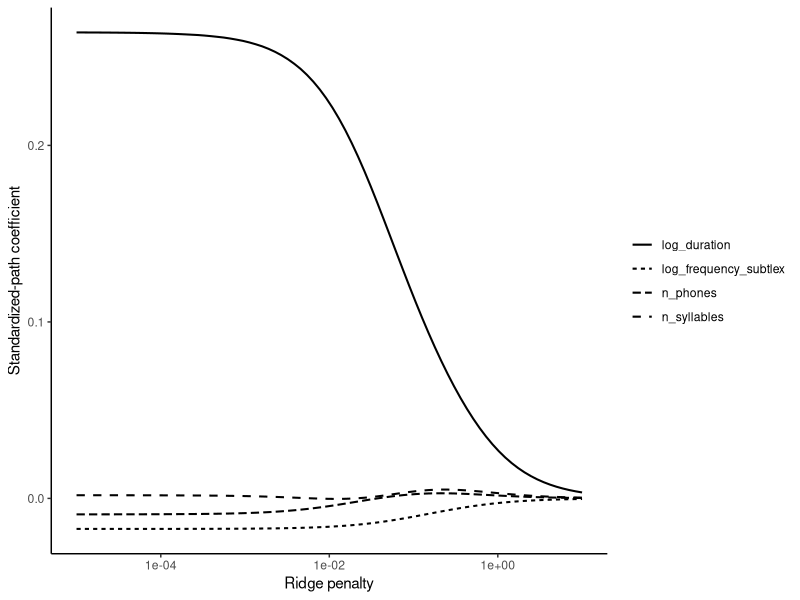
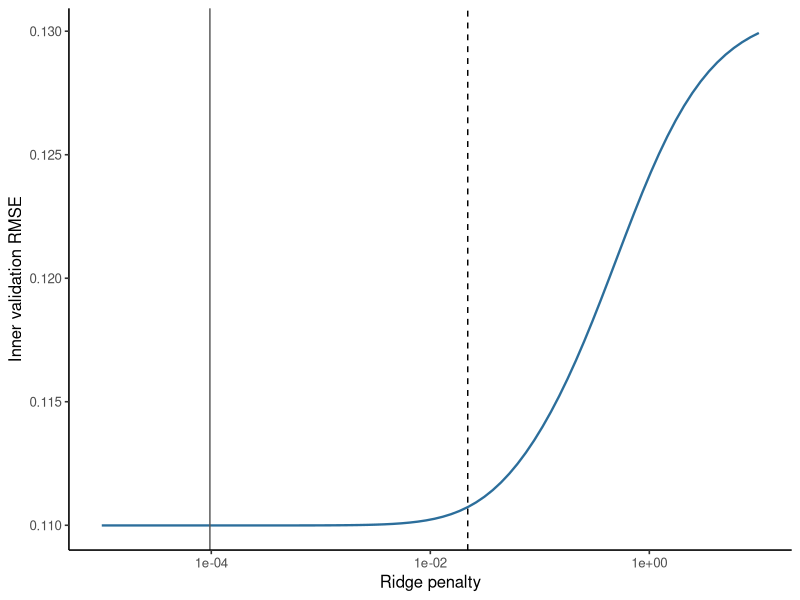

Write the R code that produced these figures, in order.
## ---- chunk 1
#| label: validate-mald-ridge
library(ggplot2)
library(glmnet)

mald <- read.csv("data/mald/mald-items.csv", stringsAsFactors = FALSE)
X <- model.matrix(
  ~ log_frequency_subtlex + log_duration + n_phones + n_syllables,
  data = mald
)[, -1, drop = FALSE]
y <- mald$mean_log_rt

n_folds <- 10L
test_proportion <- 0.2
set.seed(20261020)
outer_test <- sample(
  c(TRUE, FALSE),
  size = nrow(mald),
  replace = TRUE,
  prob = c(test_proportion, 1 - test_proportion)
)
development_rows <- which(!outer_test)
test_rows <- which(outer_test)
fold_id <- sample(rep(seq_len(n_folds), length.out = length(development_rows)))
penalty_grid <- 10^seq(-5, 1, length.out = 80L)
ridge_mixing <- 0
fold_mse <- matrix(NA_real_, nrow = n_folds, ncol = length(penalty_grid))
fold_sizes <- integer(n_folds)

for (fold in seq_len(n_folds)) {
  inner_training_rows <- development_rows[fold_id != fold]
  inner_validation_rows <- development_rows[fold_id == fold]
  fold_sizes[[fold]] <- length(inner_validation_rows)

  ridge_fit <- glmnet(
    x = X[inner_training_rows, , drop = FALSE],
    y = y[inner_training_rows],
    alpha = ridge_mixing,
    lambda = penalty_grid,
    standardize = TRUE,
    intercept = TRUE
  )
  current_predictions <- predict(
    ridge_fit,
    newx = X[inner_validation_rows, , drop = FALSE],
    s = penalty_grid
  )
  fold_mse[fold, ] <- colMeans(
    (y[inner_validation_rows] - current_predictions)^2
  )
}

mean_mse <- colSums(fold_mse * fold_sizes) / sum(fold_sizes)
se_mse <- apply(fold_mse, 2, sd) / sqrt(n_folds)
minimum_index <- which.min(mean_mse)
one_se_candidates <- which(
  mean_mse <= mean_mse[minimum_index] + se_mse[minimum_index]
)
one_se_index <- max(one_se_candidates)
lambda_min <- penalty_grid[minimum_index]
lambda_one_se <- penalty_grid[one_se_index]

selected_ridge_fit <- glmnet(
  x = X[development_rows, , drop = FALSE],
  y = y[development_rows],
  alpha = ridge_mixing,
  lambda = lambda_one_se,
  standardize = TRUE,
  intercept = TRUE
)
ridge_test_prediction <- as.numeric(predict(
  selected_ridge_fit,
  newx = X[test_rows, , drop = FALSE],
  s = lambda_one_se
))

ols_fit <- lm(
  mean_log_rt ~ log_frequency_subtlex + log_duration +
    n_phones + n_syllables,
  data = mald[development_rows, ]
)
ols_test_prediction <- predict(
  ols_fit,
  newdata = mald[test_rows, ]
)

ridge_rmse <- sqrt(mean((y[test_rows] - ridge_test_prediction)^2))
ols_rmse <- sqrt(mean((y[test_rows] - ols_test_prediction)^2))

stopifnot(
  nrow(mald) == length(unique(mald$item)),
  all(is.finite(ridge_test_prediction)),
  all(is.finite(ols_test_prediction)),
  length(intersect(development_rows, test_rows)) == 0L,
  lambda_one_se >= lambda_min
)

data.frame(
  method = c("ridge: one-SE rule", "ordinary least squares"),
  outer_test_items = length(test_rows),
  outer_test_rmse = c(ridge_rmse, ols_rmse)
)
## ---- chunk 2
#| label: show-mald-ridge-path
full_path <- glmnet(
  x = X[development_rows, , drop = FALSE],
  y = y[development_rows],
  alpha = 0, # dqr-allow: algorithm-setting
  lambda = penalty_grid,
  standardize = TRUE,
  intercept = TRUE
)
path_matrix <- as.matrix(coef(full_path))[-1, , drop = FALSE]
path_data <- do.call(rbind, lapply(seq_len(nrow(path_matrix)), function(j) {
  data.frame(
    lambda = full_path$lambda,
    coefficient = rownames(path_matrix)[[j]],
    estimate = path_matrix[j, ]
  )
}))
ggplot(path_data, aes(lambda, estimate, linetype = coefficient)) +
  geom_line(linewidth = 0.7) +
  scale_x_log10() +
  labs(x = "Ridge penalty", y = "Standardized-path coefficient", linetype = NULL) +
  theme_classic(base_size = 11)
## ---- chunk 3
#| label: plot-mald-ridge-validation
#| fig-cap: "Inner validation error across the ridge penalty grid. The solid and dashed lines mark the minimum error and one standard error choices."
validation_curve <- data.frame(
  lambda = penalty_grid,
  rmse = sqrt(mean_mse)
)

ggplot(validation_curve, aes(lambda, rmse)) +
  geom_line(color = "#2C6E9B", linewidth = 0.8) +
  geom_vline(xintercept = lambda_min, color = "grey35", linewidth = 0.5) +
  geom_vline(
    xintercept = lambda_one_se,
    color = "black",
    linetype = 2,
    linewidth = 0.5
  ) +
  scale_x_log10() +
  labs(x = "Ridge penalty", y = "Inner validation RMSE") +
  theme_classic(base_size = 12)
